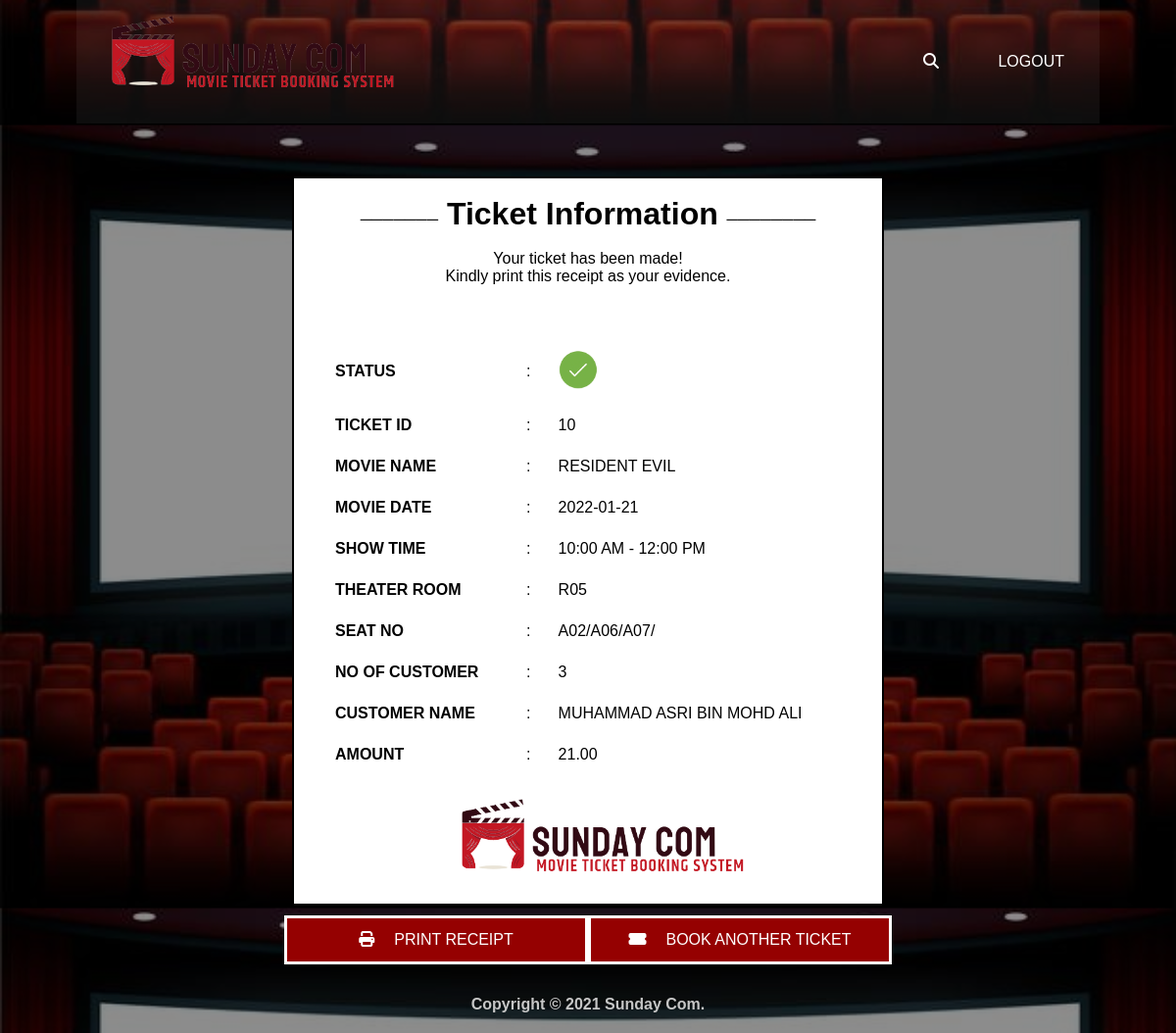
The app's page /payment_resit.php, older data.
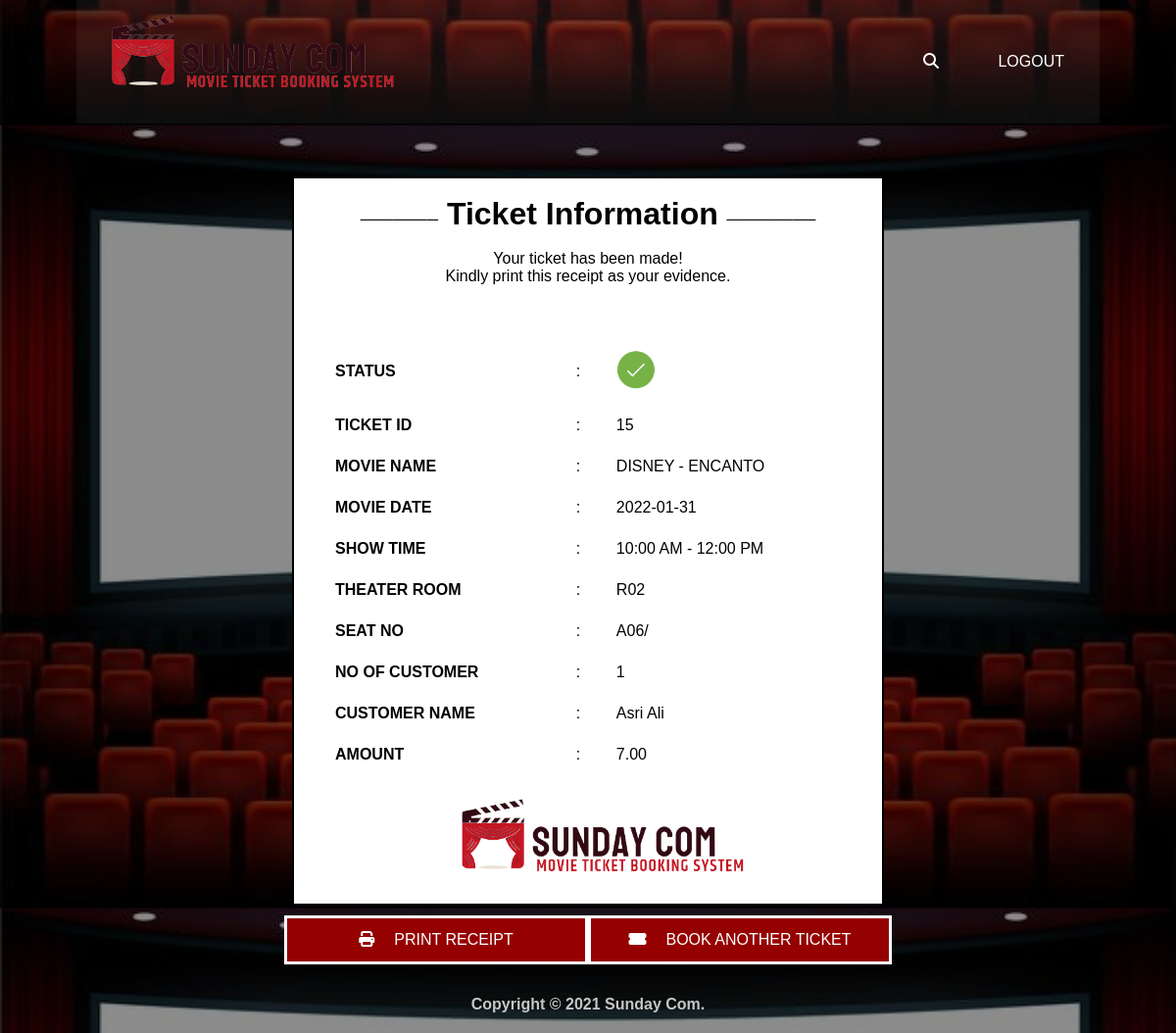
The same page, newer data.
### tables this page shows
CREATE TABLE `ticket` (
  `ticket_id` int(6) NOT NULL,
  `movie_id` int(6) NOT NULL,
  `cust_id` int(6) NOT NULL,
  `show_time` varchar(50) NOT NULL,
  `theater_room` varchar(5) NOT NULL,
  `seat_no` varchar(50) NOT NULL,
  `no_of_cust` int(3) NOT NULL,
  `ticket_date` date NOT NULL
);

CREATE TABLE `movie` (
  `movie_id` int(6) NOT NULL,
  `movie_name` varchar(50) NOT NULL,
  `movie_date` date NOT NULL,
  `movie_category` varchar(15) NOT NULL,
  `movie_language` varchar(15) NOT NULL,
  `movie_length` varchar(15) NOT NULL
);

CREATE TABLE `customer` (
  `cust_id` int(6) NOT NULL,
  `cust_name` varchar(50) NOT NULL,
  `cust_email` varchar(50) NOT NULL,
  `cust_phoneno` varchar(15) NOT NULL,
  `username` varchar(15) NOT NULL,
  `password` varchar(50) NOT NULL
);

CREATE TABLE `payment` (
  `payment_id` int(6) NOT NULL,
  `cust_id` int(6) NOT NULL,
  `payment_type` varchar(50) NOT NULL,
  `payment_total` decimal(10,2) NOT NULL
);

### payment_resit.php (the view, shortened to what this page needs)
<?php
  include("db_connection.php");
  $result = mysqli_query($con, "SELECT * FROM `ticket` INNER JOIN `movie` ON `ticket`.`movie_id` =  `movie`.`movie_id` INNER JOIN `customer` ON `ticket`.`cust_id` = `customer`.`cust_id` INNER JOIN `payment` ON `ticket`.`cust_id` = `payment`.`cust_id` order by `ticket_id` desc limit 1");
  $row = mysqli_fetch_array($result);
  $ticket_id = $row['ticket_id'];
  $show_time = $row['show_time'];
  $theater_room = $row['theater_room'];
  $seat_no = $row['seat_no'];
  $no_of_cust = $row['no_of_cust'];
  $ticket_date = $row['ticket_date'];
  $movie_name = $row['movie_name'];
  $cust_name = $row['cust_name'];
  $payment_total = $row['payment_total'];
 ?>
<!DOCTYPE html>
<html lang="en" dir="ltr">
<link rel="stylesheet" href="https://cdnjs.cloudflare.com/ajax/libs/font-awesome/4.7.0/css/font-awesome.min.css">
  <head>
      </head>
      <body>
        <div class="background">
          <div class="navbar">
            <a href="booking_page.php"><img src="image/logo.png" class="logo"></a>
            <ul>
              <li><a href="search-cust.php"><i class="fa fa-search"></i></a></li>
              <li><a href="logout.php">Logout</a></li>
            </ul>
          </div>
          <br><br><br>
          <div class="box">
          <div class="receipt"><br>
              <center>───────<b style="font-family: 'Arial'; font-size: 32px;"> Ticket Information </b>────────</center><br>
              <p style="text-align: center;">Your ticket has been made! <br>Kindly print this receipt as your evidence.</p>
              <br><br><br>
               <table class="centerR">
                <tr>
                  <td><b>STATUS</td>
                  <td> :</td>
                  <td><img src="image/tick.png" width="40" height="40"></td>
                </tr>
                <tr>
                  <td><b>TICKET ID</td>
                  <td> :</td>
                  <td><?php echo $ticket_id; ?> </td>
                </tr>
                <tr>
                  <td><b>MOVIE NAME</td>
                  <td> :</td>
                  <td><?php echo $movie_name; ?> </td>
                </tr>
                <tr>
                  <td><b>MOVIE DATE</td>
                  <td> :</td>
                  <td><?php echo $ticket_date; ?> </td>
                </tr>
                <tr>
                  <td><b>SHOW TIME</td>
                  <td> :</td>
                  <td><?php echo $show_time; ?> </td>
                </tr>
                <tr>
                  <td><b>THEATER ROOM</td>
                  <td> :</td>
                  <td><?php echo $theater_room; ?> </td>
                </tr>
                <tr>
                  <td><b>SEAT NO</td>
                  <td> :</td>
                  <td><?php echo $seat_no; ?> </td>
                </tr>
                <tr>
                  <td><b>NO OF CUSTOMER</td>
                  <td> :</td>
                  <td><?php echo $no_of_cust; ?> </td>
                </tr>
                <tr>
                  <td><b>CUSTOMER NAME</td>
                  <td> :</td>
                  <td><?php echo $cust_name; ?> </td>
                </tr>
                <tr>
                  <td><b>AMOUNT</td>
                  <td> :</td>
                  <td><?php echo $payment_total; ?> </td>
                </tr>
             </table>
          </div>
              <br>
          <center><img src="image/logo.png" class="logo"></center>
    </div>
                <div class="center">
                  <button onclick="window.print()"><i class="fa fa-print" style="margin-right: 20px;"></i><font face="Arial">PRINT RECEIPT</font></button>
                  <button onclick="document.location='booking_page.php'"><i class="fas fa-ticket-alt"style="margin-right: 20px; "></i><font face="Arial">BOOK ANOTHER TICKET</font></button>
              </div>
      <div style="
            margin-top: 6% ;
            color: #C6C6C6;
            text-align: center;
            padding: 20px;
            display: block;
            ">
            <p><b>Copyright &copy; 2021 Sunday Com.<b></p>
        </div>
  </body>
</html>

### payment_resit.php (style rules this page uses)
* { margin: 0; padding: 0; font-family: sans-serif; }
body { background-repeat: repeat; background-image: linear-gradient(rgba(0,0,0,0.45), rgba(0,0,0,0.45)), url(image/cinema3.jpg); background-size: contain; background-position: center; }
.navbar { width: 87%; margin: auto; padding: 10px 0; display: flex; align-items: center; justify-content: space-between; background-color: rgba(255, 255, 255, .05); }
.logo { width: 300px; cursor: pointer; margin-bottom: 10px; margin-left: 30px; }
.navbar ul li { list-style: none; display: inline-block; margin: 0 20px; margin-right: 36px; position: relative; }
.navbar ul li a { text-decoration: none; color: #fff; text-transform: uppercase; }
.navbar ul li::after { content: ''; height: 3px; width: 0; background: #950101; position: absolute; left: 0; bottom: -10px; transition: 0.5s; }
.box { width: 600px; height: 740px; background-color: white; margin: auto; border: 2px solid black; }
table { border-collapse: collapse; width: 90%; }
table.centerR { margin-left: auto; margin-right: auto; }
td { text-align: left; padding: 12px; background-color: white; }
button { width: 310px; height: 50px; float: left; display: inline-block; border:none; font-size: 16px; background-color: #950101; color: white; border: 3px solid #FFF; cursor: pointer; }
.center { margin-left: auto; margin-right: auto; width: 620px; margin-top: 10px; }

Row changes from the older to the newer data that the page shows:
no longer on this page (row unchanged): ticket: ticket_id "10", movie.movie_name "RESIDENT EVIL", ticket_date "2022-01-21", show_time "10:00 AM - 12:00 PM", theater_room "R05", seat_no "A02/A06/A07/", no_of_cust "3", cust.cust_name "MUHAMMAD ASRI BIN MOHD ALI", payment.payment_total "21.00"
added ticket: ticket_id "15", movie.movie_name "DISNEY - ENCANTO", ticket_date "2022-01-31", show_time "10:00 AM - 12:00 PM", theater_room "R02", seat_no "A06/", no_of_cust "1", cust.cust_name "Asri Ali", payment.payment_total "7.00"
